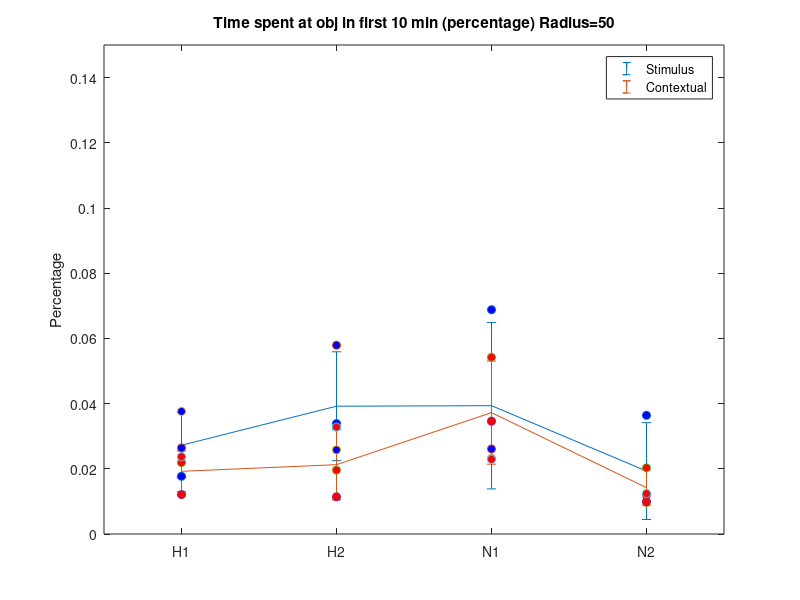
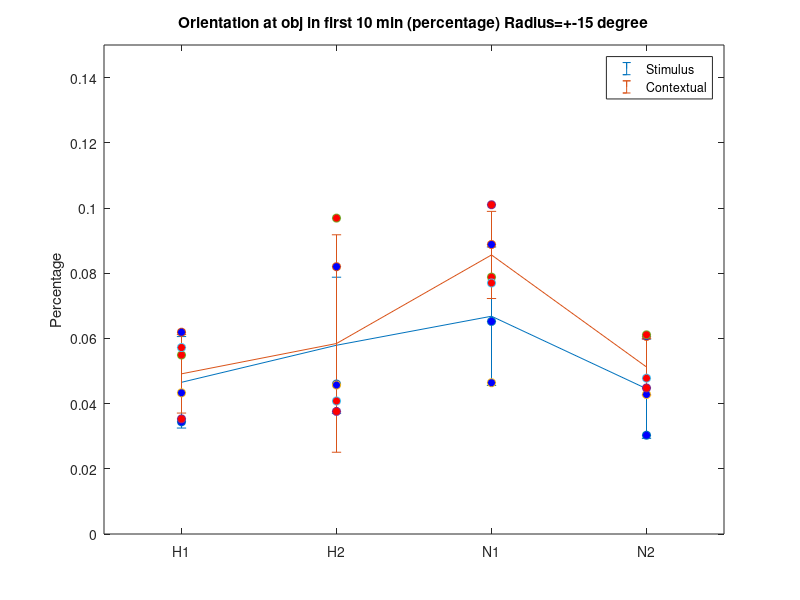

Source code (MATLAB) for these figures, in order:

% XTick={'H1'	'H2'	'N1'	'N2'	'N3'	'N4'	'N5'	'N6'	'N7'	'N8'	'N9'	'N10'	'N11'	'N12'};
XTick={'H1'	'H2'	'N1'	'N2'};
X=1:4;
Y_dis=[1.21E-02	1.14E-02	3.46E-02	9.94E-03;
2.19E-02	1.96E-02	5.42E-02	2.03E-02;
2.37E-02	3.28E-02	2.29E-02	1.24E-02;
1.77E-02	3.39E-02	6.88E-02	3.64E-02;
2.64E-02	5.79E-02	2.61E-02	1.19E-02;
3.76E-02	2.58E-02	2.32E-02	9.61E-03;];

Y_ang=[3.53E-02	3.76E-02	1.01E-01	4.48E-02;
5.49E-02	9.69E-02	7.88E-02	6.11E-02;
5.72E-02	4.08E-02	7.70E-02	4.78E-02;
3.44E-02	4.60E-02	6.52E-02	3.03E-02;
6.19E-02	8.20E-02	8.88E-02	6.06E-02;
4.33E-02	4.57E-02	4.64E-02	4.28E-02;];

condavg=mean(Y_dis(1:3,:));
studavg=mean(Y_dis(4:6,:));

conaavg=mean(Y_ang(1:3,:));
stuaavg=mean(Y_ang(4:6,:));

condstd=std(Y_dis(1:3,:));
studstd=std(Y_dis(4:6,:));

conastd=std(Y_ang(1:3,:));
stuastd=std(Y_ang(4:6,:));


disfig=figure(1)
errorbar(X,studavg,studstd)
hold on
errorbar(X,condavg,condstd)
hold on
scatter(X,Y_dis(4,:),'Marker','o','MarkerFaceColor','b')
hold on
scatter(X,Y_dis(5,:),'Marker','o','MarkerFaceColor','b')
hold on
scatter(X,Y_dis(6,:),'Marker','o','MarkerFaceColor','b')
hold on
scatter(X,Y_dis(1,:),'Marker','o','MarkerFaceColor','r')
hold on
scatter(X,Y_dis(2,:),'Marker','o','MarkerFaceColor','r')
hold on
scatter(X,Y_dis(3,:),'Marker','o','MarkerFaceColor','r')
title('Time spent at obj in first 10 min (percentage) Radius=50')
ylabel('Percentage')
legend('Stimulus','Contextual')
xticks(X);
xticklabels(XTick);
axis([X(1)-0.5 X(end)+0.5 0 0.15]);


angfig=figure(2)
errorbar(X,stuaavg,stuastd)
hold on
errorbar(X,conaavg,conastd)
hold on
scatter(X,Y_ang(4,:),'Marker','o','MarkerFaceColor','b')
hold on
scatter(X,Y_ang(5,:),'Marker','o','MarkerFaceColor','b')
hold on
scatter(X,Y_ang(6,:),'Marker','o','MarkerFaceColor','b')
hold on
scatter(X,Y_ang(1,:),'MarkerFaceColor','r')
hold on
scatter(X,Y_ang(2,:),'Marker','o','MarkerFaceColor','r')
hold on
scatter(X,Y_ang(3,:),'Marker','o','MarkerFaceColor','r')

title('Orientation at obj in first 10 min (percentage) Radius=+-15 degree')
ylabel('Percentage')
legend('Stimulus','Contextual')
xticks(X);
xticklabels(XTick);
axis([X(1)-0.5 X(end)+0.5 0 0.15]);

saveas(disfig,'Distance_compare.png')
saveas(angfig,'Angle_compare.png')
